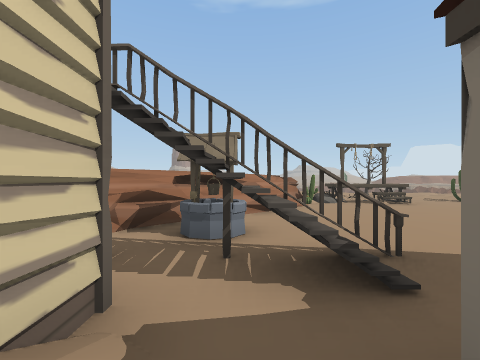
View 1 (above)

18 first-person views from a walk through a 3-D level made in the Unity game engine. The camera is 1.5 m above the floor, looks level and sees 90° across. Doors are open. The floor is counted in squares, 2 m on a side. Each view is taken from the middle of a square. On the plan, view 1 faces up. The plan holds only what a view shows up to about 9 squares ahead; the rest is blank. The place goes on beyond the plan.

View 2
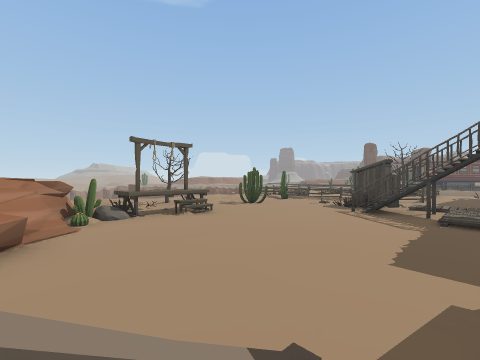

View 3
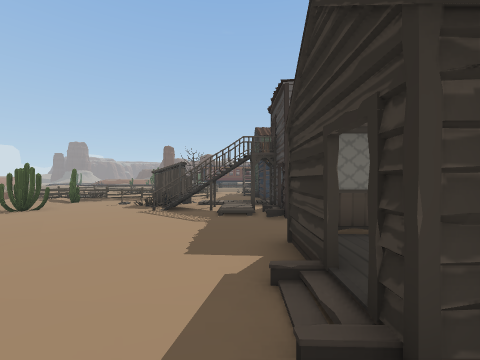

View 4
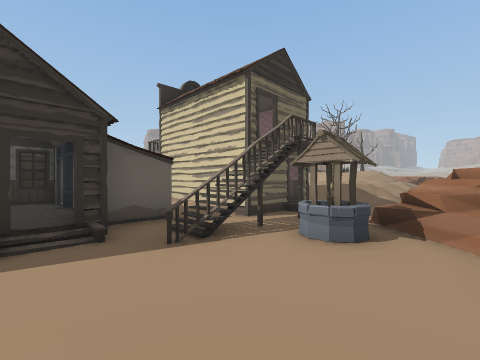

View 5
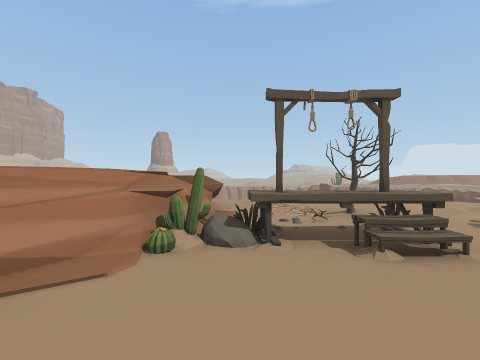

View 6
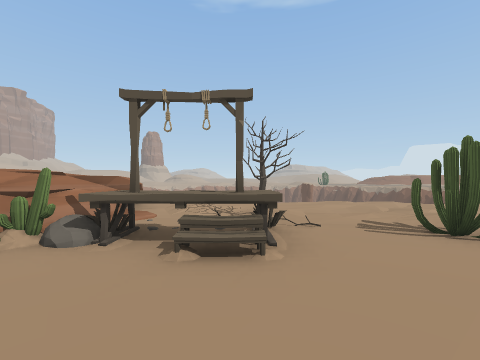

View 7
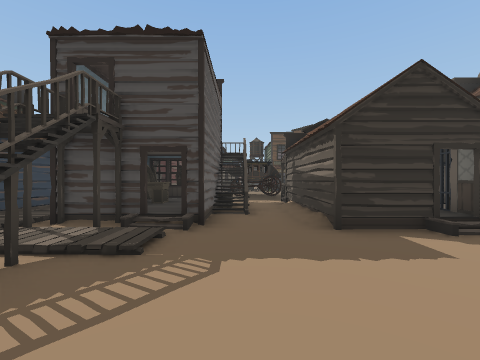

View 8
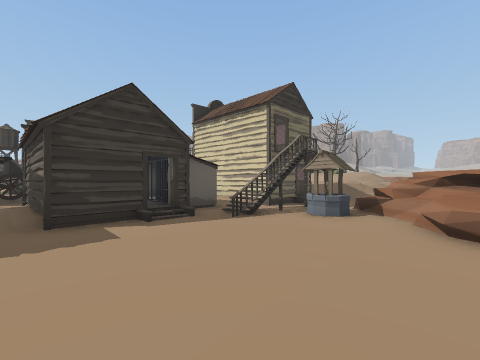

View 9
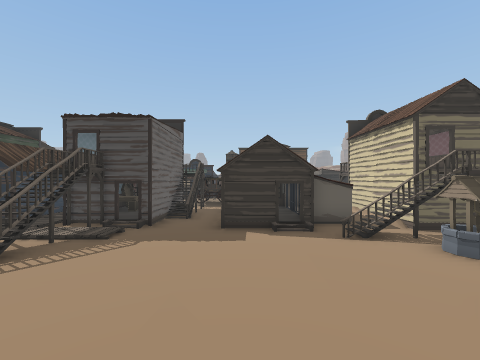

View 10
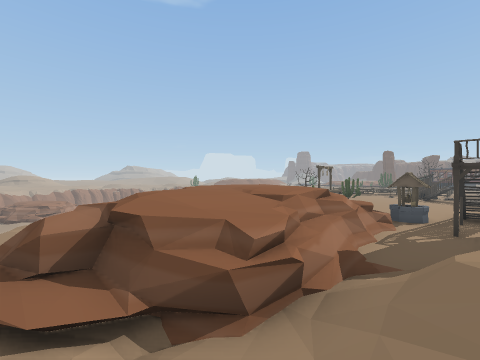

View 11
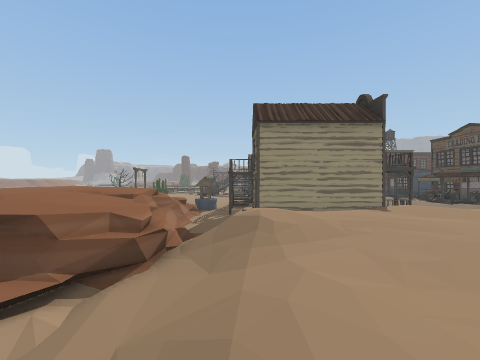

View 12
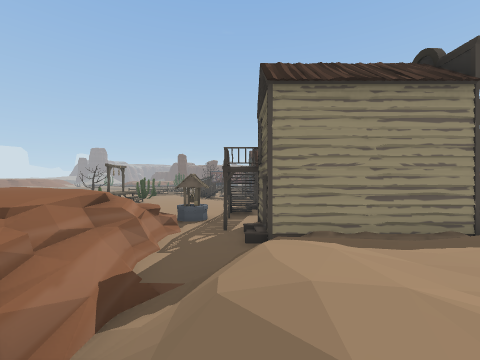

View 13
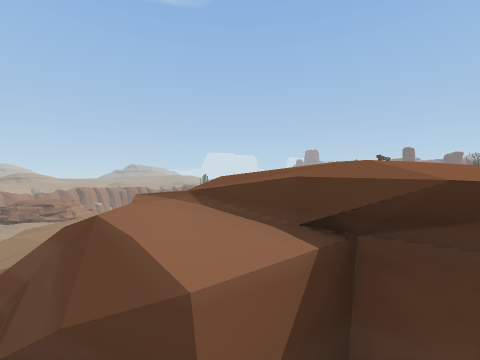

View 14
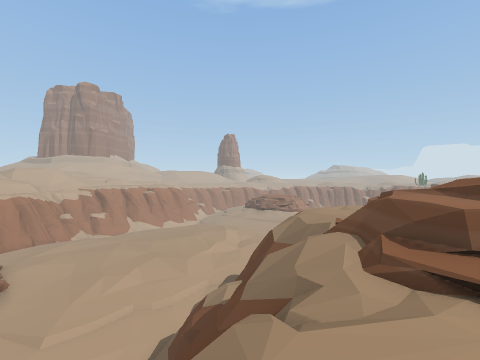

View 15
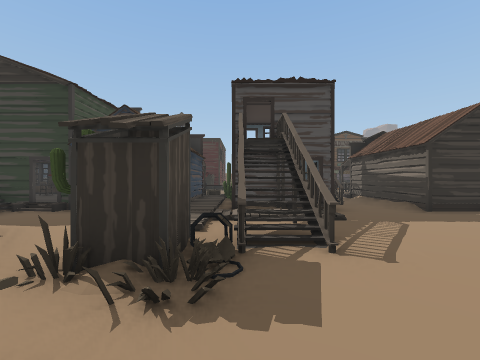

View 16
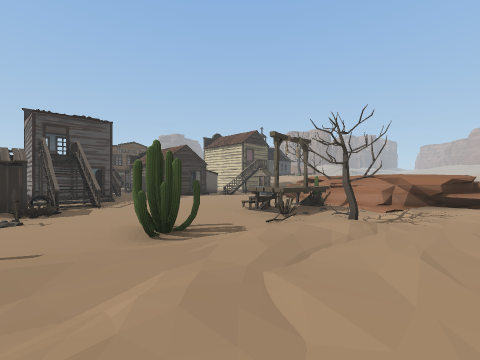

View 17
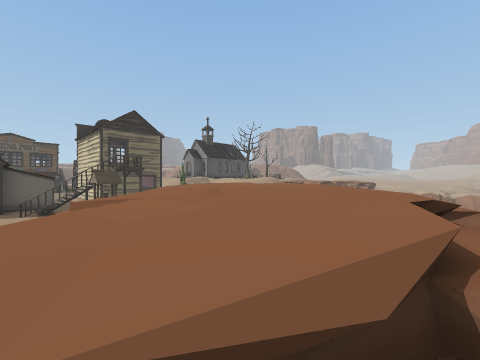

View 18
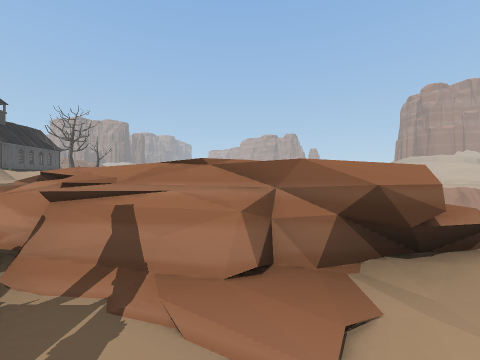

### Floor plan
Key: @ floor where view 1 was taken; # wall or solid block; x gap in a wall; . main floor; : floor 0.5 m higher than the main floor; - floor 0.5 m lower than the main floor; + floor 0.75 m higher than the main floor; * floor 1.25 m higher than the main floor; % floor 1.5 m higher than the main floor; _ floor 1.5 m lower than the main floor; & floor 2 m higher than the main floor; / step, stairs or slope; D open door; = window, fence, low wall or low ledge; v drop or lower ground; C cactus; O other object.
Columns run from 20 left of view 1 to 10 right of it. Each row starts with its distance up from view 1.
 12 vvvvvvvv       ===== x/::......
 11  vvvvvvv  v-.=    &&& =.:......
 10   vvvvvv vv- =   &&&&&= .O.....
  9    vvv vvv_.#=#=&&&&&%*OOO..C..
  8        vvv/==%%&&&&&%%CO//..C..
  7         v//=#%&&&&& #=.........
  6          v/=#&&&&& ===........O
  5         v=-/x%%&&& =.........OO
  4          ...=xxx==+OO.......##
  3          //..///....O.......##.
  2          ///////./##//DD....##.
  1           %**%*//DDD..DD##.DDO.
  0            %%**+/# #@##:##.#: .
 -1             %**+/# #.#D:###OOO.
 -2              %%*/#   #D## ##O .
 -3                  O    OD## OO O
 -4                         #O
 -5                          O

Where each view was taken, in squares from view 1:
view 1: 0 up, 0 right, facing up
view 2: 2 up, 1 right, facing up-right
view 3: 2 up, 1 right, facing right
view 4: 5 up, 3 right, facing down-left
view 5: 5 up, 3 right, facing up
view 6: 5 up, 5 right, facing up
view 7: 5 up, 6 right, facing down
view 8: 6 up, 5 right, facing down-left
view 9: 8 up, 4 right, facing down
view 10: 2 up, 9 left, facing up-right
view 11: 2 up, 11 left, facing right
view 12: 2 up, 8 left, facing right
view 13: 5 up, 9 left, facing up-right
view 14: 3 up, 11 left, facing up
view 15: 7 up, 9 right, facing down
view 16: 12 up, 10 right, facing down-left
view 17: 12 up, 2 right, facing down-left
view 18: 10 up, 4 right, facing left
